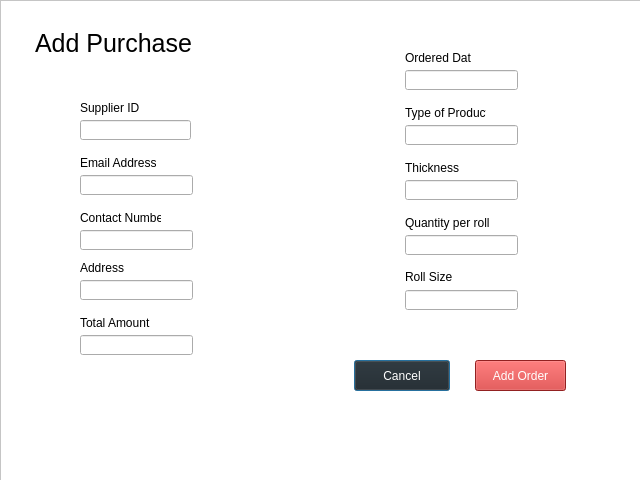
<?xml version="1.0" encoding="UTF-8"?>
<ui version="4.0">
 <class>Dialog</class>
 <widget class="QDialog" name="Dialog">
  <property name="geometry">
   <rect>
    <x>0</x>
    <y>0</y>
    <width>640</width>
    <height>480</height>
   </rect>
  </property>
  <property name="windowTitle">
   <string>Dialog</string>
  </property>
  <widget class="QFrame" name="frame">
   <property name="geometry">
    <rect>
     <x>0</x>
     <y>0</y>
     <width>641</width>
     <height>481</height>
    </rect>
   </property>
   <property name="styleSheet">
    <string notr="true">QFrame{
	background-color: rgb(255, 255, 255);
}
QLabel#AddOrder{
	font-size: 25px;
}
QLineEdit{
	width: 200px;
}
QPushButton#Cancel{	
	color: rgb(255, 255, 255);
	background-color: #202020;
}
QPushButton{	
	color: rgb(255, 255, 255);
	background-color: #CD2E2E;
}</string>
   </property>
   <property name="frameShape">
    <enum>QFrame::StyledPanel</enum>
   </property>
   <property name="frameShadow">
    <enum>QFrame::Raised</enum>
   </property>
   <widget class="QLabel" name="AddOrder">
    <property name="geometry">
     <rect>
      <x>35</x>
      <y>30</y>
      <width>161</width>
      <height>26</height>
     </rect>
    </property>
    <property name="text">
     <string>Add Purchase</string>
    </property>
   </widget>
   <widget class="QLabel" name="label">
    <property name="geometry">
     <rect>
      <x>80</x>
      <y>100</y>
      <width>81</width>
      <height>16</height>
     </rect>
    </property>
    <property name="text">
     <string>Supplier ID</string>
    </property>
   </widget>
   <widget class="QLineEdit" name="lineEdit">
    <property name="geometry">
     <rect>
      <x>80</x>
      <y>120</y>
      <width>111</width>
      <height>20</height>
     </rect>
    </property>
    <property name="maxLength">
     <number>300</number>
    </property>
   </widget>
   <widget class="QLineEdit" name="lineEdit_2">
    <property name="geometry">
     <rect>
      <x>80</x>
      <y>175</y>
      <width>113</width>
      <height>20</height>
     </rect>
    </property>
   </widget>
   <widget class="QLabel" name="label_2">
    <property name="geometry">
     <rect>
      <x>80</x>
      <y>155</y>
      <width>76</width>
      <height>16</height>
     </rect>
    </property>
    <property name="text">
     <string>Email Address</string>
    </property>
   </widget>
   <widget class="QLineEdit" name="lineEdit_3">
    <property name="geometry">
     <rect>
      <x>80</x>
      <y>230</y>
      <width>113</width>
      <height>20</height>
     </rect>
    </property>
   </widget>
   <widget class="QLabel" name="label_3">
    <property name="geometry">
     <rect>
      <x>80</x>
      <y>210</y>
      <width>81</width>
      <height>16</height>
     </rect>
    </property>
    <property name="text">
     <string>Contact Number</string>
    </property>
   </widget>
   <widget class="QLineEdit" name="lineEdit_4">
    <property name="geometry">
     <rect>
      <x>80</x>
      <y>335</y>
      <width>113</width>
      <height>20</height>
     </rect>
    </property>
   </widget>
   <widget class="QLabel" name="label_4">
    <property name="geometry">
     <rect>
      <x>80</x>
      <y>315</y>
      <width>76</width>
      <height>16</height>
     </rect>
    </property>
    <property name="text">
     <string>Total Amount</string>
    </property>
   </widget>
   <widget class="QLineEdit" name="lineEdit_9">
    <property name="geometry">
     <rect>
      <x>405</x>
      <y>70</y>
      <width>113</width>
      <height>20</height>
     </rect>
    </property>
   </widget>
   <widget class="QLabel" name="label_9">
    <property name="geometry">
     <rect>
      <x>405</x>
      <y>50</y>
      <width>66</width>
      <height>16</height>
     </rect>
    </property>
    <property name="text">
     <string>Ordered Date</string>
    </property>
   </widget>
   <widget class="QLabel" name="label_10">
    <property name="geometry">
     <rect>
      <x>405</x>
      <y>105</y>
      <width>81</width>
      <height>16</height>
     </rect>
    </property>
    <property name="text">
     <string>Type of Product</string>
    </property>
   </widget>
   <widget class="QLineEdit" name="lineEdit_10">
    <property name="geometry">
     <rect>
      <x>405</x>
      <y>290</y>
      <width>113</width>
      <height>20</height>
     </rect>
    </property>
   </widget>
   <widget class="QLineEdit" name="lineEdit_11">
    <property name="geometry">
     <rect>
      <x>405</x>
      <y>235</y>
      <width>113</width>
      <height>20</height>
     </rect>
    </property>
   </widget>
   <widget class="QLabel" name="label_11">
    <property name="geometry">
     <rect>
      <x>405</x>
      <y>270</y>
      <width>47</width>
      <height>14</height>
     </rect>
    </property>
    <property name="text">
     <string>Roll Size</string>
    </property>
   </widget>
   <widget class="QLabel" name="label_12">
    <property name="geometry">
     <rect>
      <x>405</x>
      <y>215</y>
      <width>86</width>
      <height>16</height>
     </rect>
    </property>
    <property name="text">
     <string>Quantity per roll</string>
    </property>
   </widget>
   <widget class="QLineEdit" name="lineEdit_12">
    <property name="geometry">
     <rect>
      <x>405</x>
      <y>180</y>
      <width>113</width>
      <height>20</height>
     </rect>
    </property>
   </widget>
   <widget class="QLabel" name="label_13">
    <property name="geometry">
     <rect>
      <x>405</x>
      <y>160</y>
      <width>81</width>
      <height>16</height>
     </rect>
    </property>
    <property name="text">
     <string>Thickness</string>
    </property>
   </widget>
   <widget class="QLineEdit" name="lineEdit_13">
    <property name="geometry">
     <rect>
      <x>405</x>
      <y>125</y>
      <width>113</width>
      <height>20</height>
     </rect>
    </property>
   </widget>
   <widget class="QPushButton" name="Cancel">
    <property name="geometry">
     <rect>
      <x>354</x>
      <y>360</y>
      <width>96</width>
      <height>31</height>
     </rect>
    </property>
    <property name="text">
     <string>Cancel</string>
    </property>
   </widget>
   <widget class="QPushButton" name="AddOrder_3">
    <property name="geometry">
     <rect>
      <x>475</x>
      <y>360</y>
      <width>91</width>
      <height>31</height>
     </rect>
    </property>
    <property name="text">
     <string>Add Order</string>
    </property>
   </widget>
   <widget class="QLabel" name="label_14">
    <property name="geometry">
     <rect>
      <x>80</x>
      <y>260</y>
      <width>76</width>
      <height>16</height>
     </rect>
    </property>
    <property name="text">
     <string>Address</string>
    </property>
   </widget>
   <widget class="QLineEdit" name="lineEdit_14">
    <property name="geometry">
     <rect>
      <x>80</x>
      <y>280</y>
      <width>113</width>
      <height>20</height>
     </rect>
    </property>
   </widget>
  </widget>
 </widget>
 <resources/>
 <connections/>
</ui>
